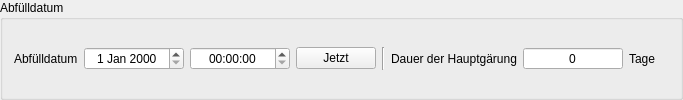
         <widget class="QGroupBox" name="groupBox_2">
          <property name="title">
           <string>Abfülldatum</string>
          </property>
          <layout class="QGridLayout" name="gridLayout_5">
           <property name="verticalSpacing">
            <number>4</number>
           </property>
           <item row="0" column="7">
            <widget class="QLabel" name="label_4">
             <property name="minimumSize">
              <size>
               <width>40</width>
               <height>0</height>
              </size>
             </property>
             <property name="text">
              <string>Tage</string>
             </property>
            </widget>
           </item>
           <item row="0" column="0">
            <widget class="QLabel" name="label_55">
             <property name="text">
              <string>Abfülldatum</string>
             </property>
            </widget>
           </item>
           <item row="0" column="5">
            <widget class="QLabel" name="label_3">
             <property name="text">
              <string>Dauer der Hauptgärung</string>
             </property>
            </widget>
           </item>
           <item row="1" column="5">
            <spacer name="horizontalSpacer_6">
             <property name="orientation">
              <enum>Qt::Horizontal</enum>
             </property>
             <property name="sizeHint" stdset="0">
              <size>
               <width>40</width>
               <height>0</height>
              </size>
             </property>
            </spacer>
           </item>
           <item row="0" column="6">
            <widget class="SpinBox" name="tbDauerHauptgaerung">
             <property name="minimumSize">
              <size>
               <width>100</width>
               <height>0</height>
              </size>
             </property>
             <property name="toolTip">
              <string>&lt;html&gt;&lt;head/&gt;&lt;body&gt;&lt;p&gt;Die &lt;span style=&quot; font-weight:600;&quot;&gt;Hauptgärung&lt;/span&gt; beginnt mit der Hefezugabe, auch Anstellen genannt. Sie endet mit dem Durchbruch, wenn sich Lücken in der Schaumdecke bilden. Die Schaumdecke selbst iszt zuvor im Stadium der höchsten Hefeaktivität entstanden. Sie wird auch Hochkräusen genannt. Mit dem Durchbruch ist erhöhter Sauerstoffeintrag und Anfälligkeit für Fehlaromen verbunden.&lt;/p&gt;&lt;p&gt;Das &lt;span style=&quot; font-weight:600;&quot;&gt;Jungbier&lt;/span&gt; ist in der Regel bereit für die Nachgärung, wenn der &lt;span style=&quot; font-weight:600;&quot;&gt;Endvergärungsgrad&lt;/span&gt; (EVG) in der Regel zwei Tage unverändert bleibt. Je nach Hefetyp kann die Dauer der Hauptgärung sehr unterschiedlich ausfallen. Bei vielen Hefen geht man von fünf Tagen aus. Dies ist hindoch nur ein Richtwert.&lt;/p&gt;&lt;/body&gt;&lt;/html&gt;</string>
             </property>
             <property name="alignment">
              <set>Qt::AlignCenter</set>
             </property>
             <property name="readOnly">
              <bool>true</bool>
             </property>
             <property name="buttonSymbols">
              <enum>QAbstractSpinBox::NoButtons</enum>
             </property>
            </widget>
           </item>
           <item row="0" column="3">
            <widget class="QPushButton" name="btnAbfuelldatumHeute">
             <property name="minimumSize">
              <size>
               <width>50</width>
               <height>0</height>
              </size>
             </property>
             <property name="toolTip">
              <string>&lt;html&gt;&lt;head/&gt;&lt;body&gt;&lt;p&gt;Ein Klick auf den Button setzt das Abfülldatum auf die aktuelle Zeit im Feld nebenan.&lt;/p&gt;&lt;/body&gt;&lt;/html&gt;</string>
             </property>
             <property name="text">
              <string>Jetzt</string>
             </property>
            </widget>
           </item>
           <item row="0" column="1">
            <widget class="DateEdit" name="tbAbfuelldatum">
             <property name="minimumSize">
              <size>
               <width>100</width>
               <height>0</height>
              </size>
             </property>
             <property name="toolTip">
              <string>&lt;html&gt;&lt;head/&gt;&lt;body&gt;&lt;p&gt;Das &lt;span style=&quot; font-weight:600;&quot;&gt;Abfülldatum&lt;/span&gt; bezeichnet den Zeitpunkt, zu dem das Jungbier auf Flasche, Fass oder in ein anderes Behältnis gegeben wird. Mit dem Abfülldatum endet die Hauptgärung und beginnt die Reifung des Bieres, auch Nachgärung genannt. &lt;/p&gt;&lt;p&gt;Es muss sich dabei nicht zwingend um das Endprodukt handeln. Je nach Rezept und Verfahren können bis zum finalen Produkt viele Zwischenschritte nötig sein. Das Feld Abfülldatum kann manuell minutengenau definiert werden.&lt;/p&gt;&lt;/body&gt;&lt;/html&gt;</string>
             </property>
             <property name="alignment">
              <set>Qt::AlignCenter</set>
             </property>
            </widget>
           </item>
           <item row="1" column="0">
            <spacer name="horizontalSpacer_10">
             <property name="orientation">
              <enum>Qt::Horizontal</enum>
             </property>
             <property name="sizeHint" stdset="0">
              <size>
               <width>40</width>
               <height>0</height>
              </size>
             </property>
            </spacer>
           </item>
           <item row="0" column="4">
            <widget class="Line" name="line_11">
             <property name="orientation">
              <enum>Qt::Vertical</enum>
             </property>
            </widget>
           </item>
           <item row="0" column="2">
            <widget class="TimeEdit" name="tbAbfuelldatumZeit">
             <property name="minimumSize">
              <size>
               <width>100</width>
               <height>0</height>
              </size>
             </property>
             <property name="alignment">
              <set>Qt::AlignCenter</set>
             </property>
            </widget>
           </item>
          </layout>
         </widget>
